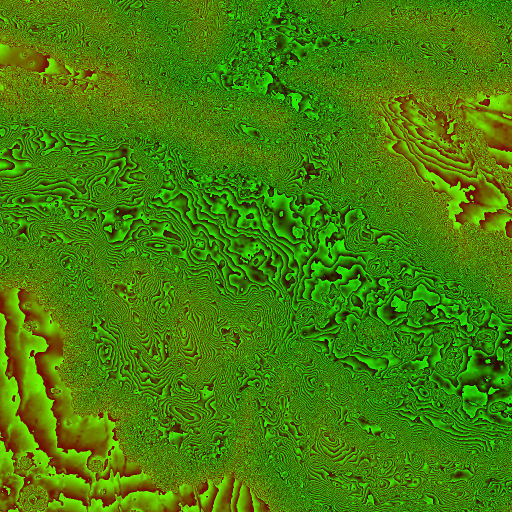
#> input picture mars/patch_valles.png, 1024 x 1024 px, found by its file name (shown at 1/2 size)
$ python valles_rim.py
#> lines starting #> are read from the running program, lines starting #| are printed output that depends on the picture; long printed decimals are rounded
"""Pick a Valles Marineris spawn on flat rim ground (< 3 deg) near the old spawn, facing the biggest drop within 12 km.
Reads the existing mars/patch_valles.png. Run from the repo root: python3 tools/valles_rim.py"""
import json, numpy as np
from PIL import Image
SP, C = 400.0, 511.5
OLD = np.array([12434.0, -111234.0])          # previous spawn (on a spur partway down the wall)
a = np.asarray(Image.open('mars/patch_valles.png'), np.int32); h = ((a[..., 0] << 8 | a[..., 1]) - 20000) * 0.5
#> after `h = ((a[..., 0] << 8 | a[..., 1]) - 20000) * 0.5`:
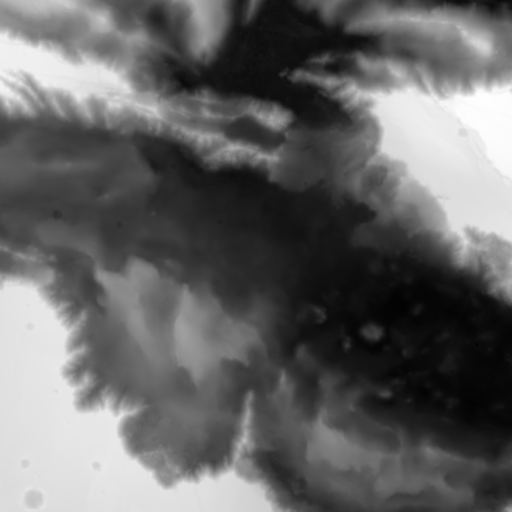
#> h: shape (1024, 1024) float64 (shown at 1/2 size); min -5278, max 5009.5, mean -1178.5; drawn with min black and max white
gy, gx = np.gradient(h, SP); slope = np.degrees(np.arctan(np.hypot(gx, gy)))
#> after `gy, gx = np.gradient(h, SP)`:
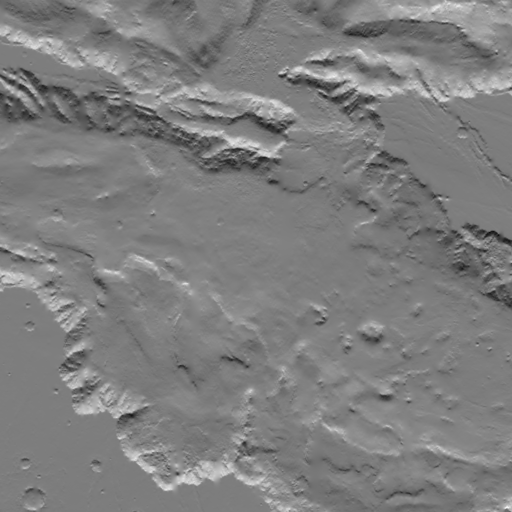
#> gy: shape (1024, 1024) float64 (shown at 1/2 size); min -0.888, max 0.911, mean 0.00583; drawn with min black and max white
#> after `gy, gx = np.gradient(h, SP)`:
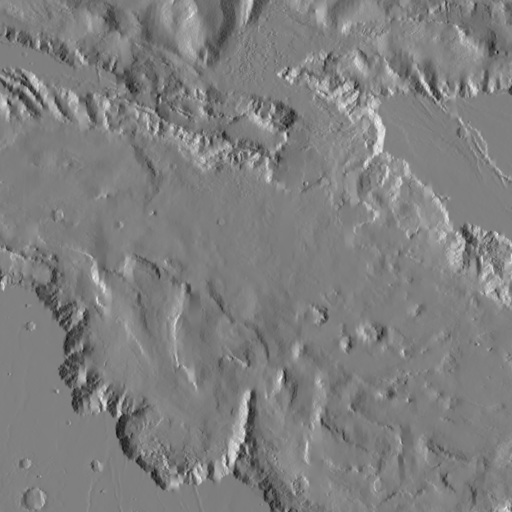
#> gx: shape (1024, 1024) float64 (shown at 1/2 size); min -0.872, max 0.868, mean -0.00488; drawn with min black and max white
#> after `slope = np.degrees(np.arctan(np.hypot(gx, gy)))`:
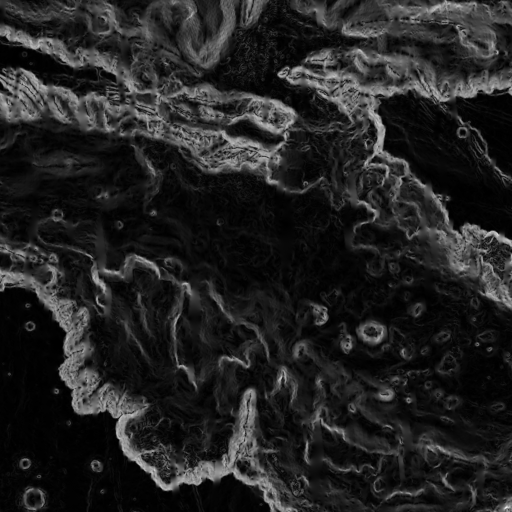
#> slope: shape (1024, 1024) float64 (shown at 1/2 size); min 0, max 50.16, mean 6.9; drawn with min black and max white
flat = slope.copy()
for dy in (-1, 0, 1):
    for dx in (-1, 0, 1): flat = np.maximum(flat, np.roll(np.roll(slope, dy, 0), dx, 1))   # flat over ~1.2 km
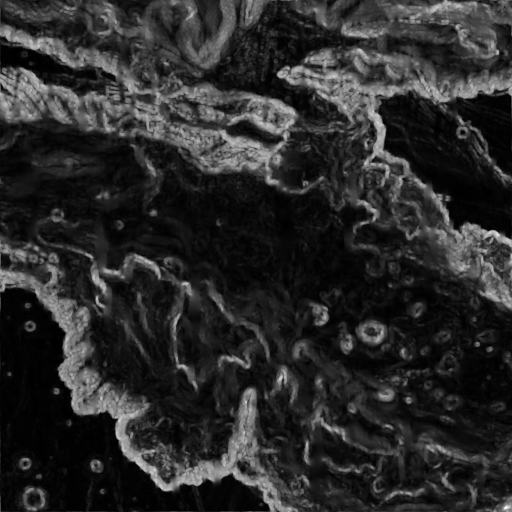
#> flat: shape (1024, 1024) float64 (shown at 1/2 size); min 0.0358, max 50.16, mean 8.5; drawn with min black and max white
oi, oj = int(round(OLD[1] / SP + C)), int(round(OLD[0] / SP + C))
best = None
angs = np.linspace(0, 2 * np.pi, 32, endpoint=False)
for i in range(oi - 60, oi + 61):
    for j in range(oj - 60, oj + 61):
        if flat[i, j] > 3: continue
        for a_ in angs:
            dx, dz = np.sin(a_), np.cos(a_)                         # x east, z south (row grows south)
            ts = np.arange(1, 31)                                    # up to 12 km
            ii = np.clip((i + dz * ts).round().astype(int), 0, 1023); jj = np.clip((j + dx * ts).round().astype(int), 0, 1023)
            if h[ii[:3], jj[:3]].min() < h[i, j] - 150: continue    # keep ~1 km of rim in front of the rover
            drop = h[i, j] - h[ii, jj].min()
            if best is None or drop > best[0]: best = (drop, i, j, a_)
#> after the loop, best = (3811.5, 242, 551, 0.196)
drop, i, j, yaw = best
#> drop = 3811.5; i = 242; j = 551; yaw = 0.196
x, z = (j - C) * SP, (i - C) * SP
#> x = 15800; z = -107800
print(json.dumps({'spawn': [round(x), round(z)], 'yaw': round(float(yaw), 3), 'h': float(h[i, j]), 'slope_deg': float(flat[i, j]),
                  'drop_12km_m': float(drop), 'moved_km': float(np.hypot(x - OLD[0], z - OLD[1]) / 1000)}, indent=1))
#| {
#|  "spawn": [
#|   15800,
#|   -107800
#|  ],
#|  "yaw": 0.196,
#|  "h": 604.0,
#|  "slope_deg": 2.616,
#|  "drop_12km_m": 3811.5,
#|  "moved_km": 4.809
#| }

$ run again, with mars/h16_0_0.png copied over mars/patch_valles.png
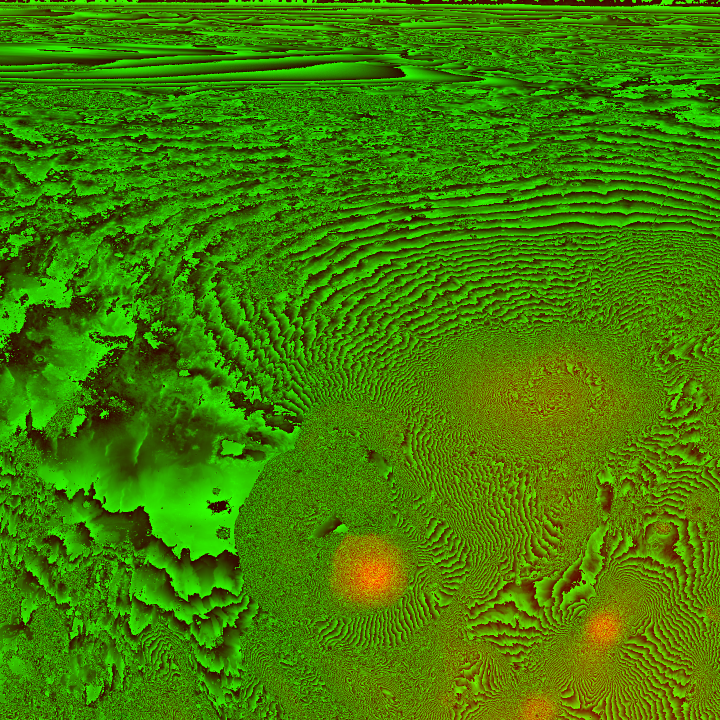
#> input picture mars/h16_0_0.png, 1440 x 1440 px, found by its file name (shown at 1/2 size)
#> `gy, gx = np.gradient(h, SP)`:
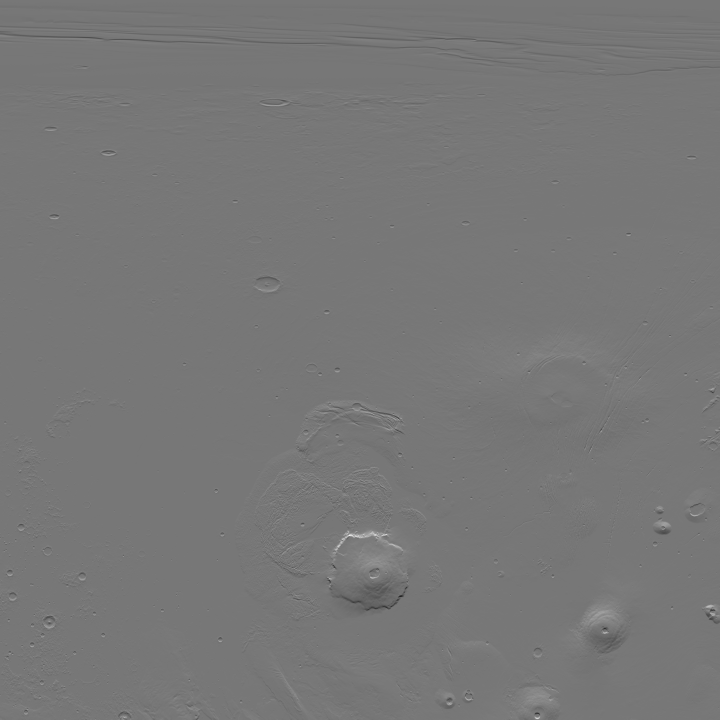
#> gy: shape (1440, 1440) float64 (shown at 1/2 size); min -4.82, max 5.48, mean 0.00587; drawn with min black and max white
#> after the loop `for dy in (-1, 0, 1):`:
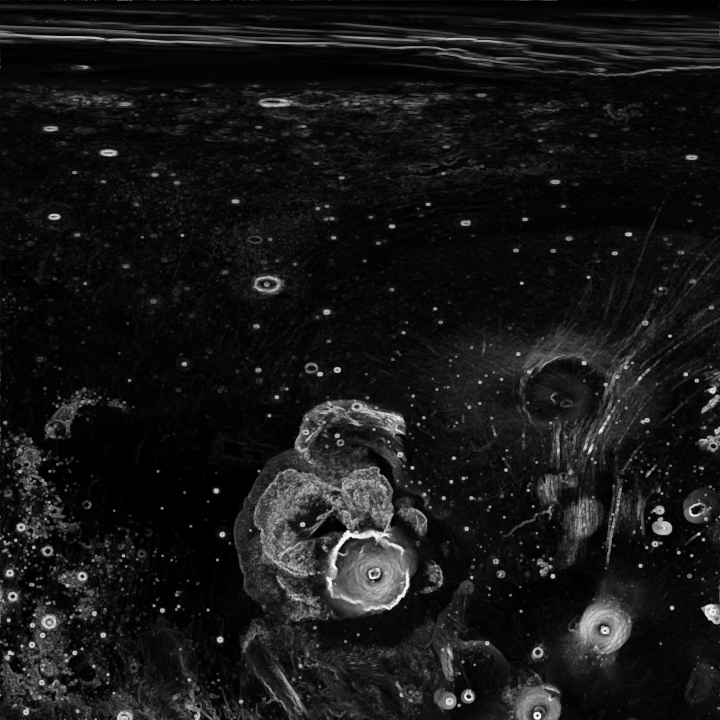
#> flat: shape (1440, 1440) float64 (shown at 1/2 size); min 0.0358, max 79.67, mean 7.4; drawn with min black and max white
#> after the loop `for i in range(oi - 60, oi + 61):`: best = (1336.5, 204, 599, 4.71)
#> drop = 1336.5; i = 204; j = 599; yaw = 4.71
#> x = 35000; z = -123000
#| {
#|  "spawn": [
#|   35000,
#|   -123000
#|  ],
#|  "yaw": 4.712,
#> (further printed lines are left out)
